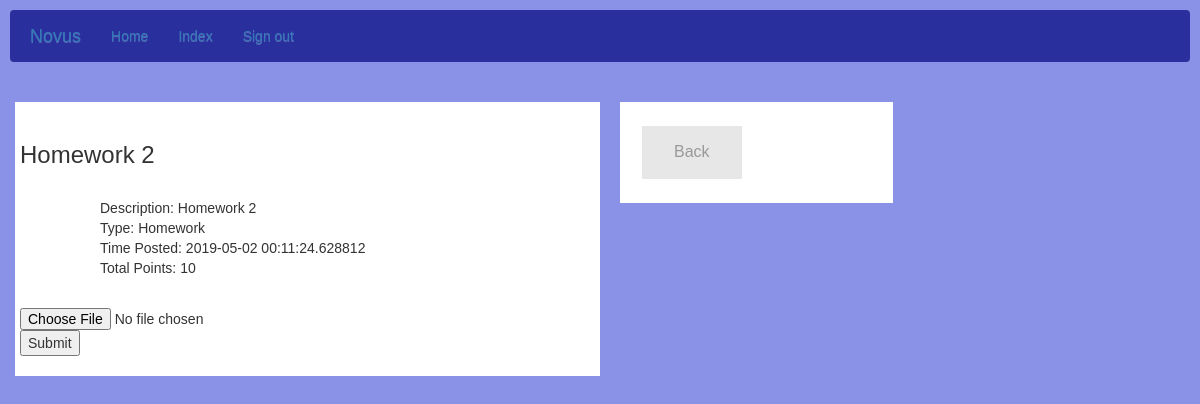
Page /submission_page/2/4 (signed in) on the committed database.
### models.py (models this page shows)
class Assignment(db.Model):
    __tablename__= "assignments"
    id = db.Column(db.Integer, primary_key=True)
    name = db.Column(db.String(100), index=True, unique=False)
    description = db.Column(db.String(300), unique=False)
    type = db.Column(db.String(20), index=True, unique=False)
    total = db.Column(db.Integer)
    timestamp = db.Column(db.DateTime, index=True, default=datetime.utcnow)
    course_id = Column(Integer, ForeignKey('courses.id'))

### app.py (the view, shortened to what this page needs)
@app.route('/submission_page/<int:id>/<int:assignment_id>', methods=['GET','POST'])
@login_required
@roles_required('Student')
def submission_page(id, assignment_id):
    assignment = Assignment.query.get(assignment_id)
    student = Student.query.get(id)
    return render_template('submission_page.html', student=student, assignment=assignment)

### templates/submission_page.html
{% extends 'layout.html' %}
{% import 'bootstrap/wtf.html' as wtf %}
{% block head %}
        <link rel="stylesheet" href="//maxcdn.bootstrapcdn.com/bootstrap/3.2.0/css/bootstrap.min.css">
        <link rel="stylesheet" href="//maxcdn.bootstrapcdn.com/bootstrap/3.2.0/css/bootstrap-theme.min.css">
        <link rel="stylesheet" type="text/css" href="/static/css/create.css">
{% endblock %}
{% block app_content %}
<div class="row">
  <div class="centercolumn">
    <div class="card">
            <div class="row" id="r7">
              <div class="col-auto" id="create">
                <h3>{{assignment.name}}</h3>
                <br>
                <ul>
                  <ol>Description: {{assignment.description}}</ol>
                  <ol>Type: {{assignment.type}}</ol>
                  <ol>Time Posted: {{assignment.timestamp}}</ol>
                  <ol>Total Points: {{assignment.total}}</ol>
                </ul>
                <br>
                <form method=POST enctype=multipart/form-data action="{{ url_for('submission_page', id=student.id, assignment_id=assignment.id) }}">
                    <input type=file name=file>
                    <input type="submit">
                </form>
              </div>
            </div>
      </div>
    </div>
    <div class="rightcolumn">
      <div class="card">
        <a href="{{ url_for('index', type='Student', id=student.id) }}" class="button">
          Back
        </a>
      </div>
    </div>
</div>
{% endblock %}

### static/css/create.css (style rules this page uses)
* { box-sizing: border-box; }
body { font-family: Arial; padding: 10px; background: #8a92e8; }
.button { background-color: #e7e7e7; border: none; color: #999999; padding: 15px 32px; text-align: center; text-decoration: none; display: inline-block; font-size: 16px; margin: 4px 2px; cursor: pointer; }
.centercolumn { float: left; width: 50%; }
.rightcolumn { float: left; width: 25%; background-color: #8a92e8; padding-left: 20px; }
.card { background-color: white; padding: 20px; margin-top: 20px; }
.row:after { content: ""; display: table; clear: both; }

### rows in the picture
Assignment: name "Homework 2", description "Homework 2", type "Homework", timestamp "2019-05-02 00:11:24.628812", total "10"
